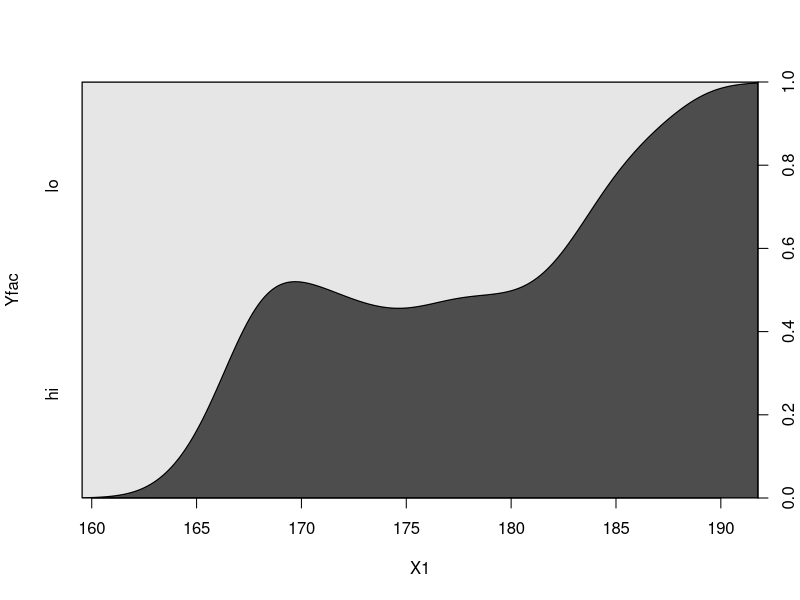
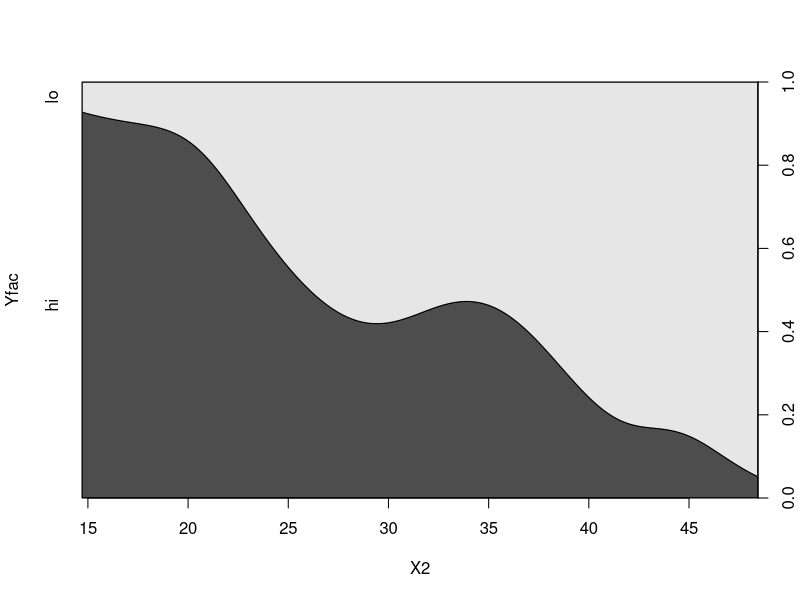
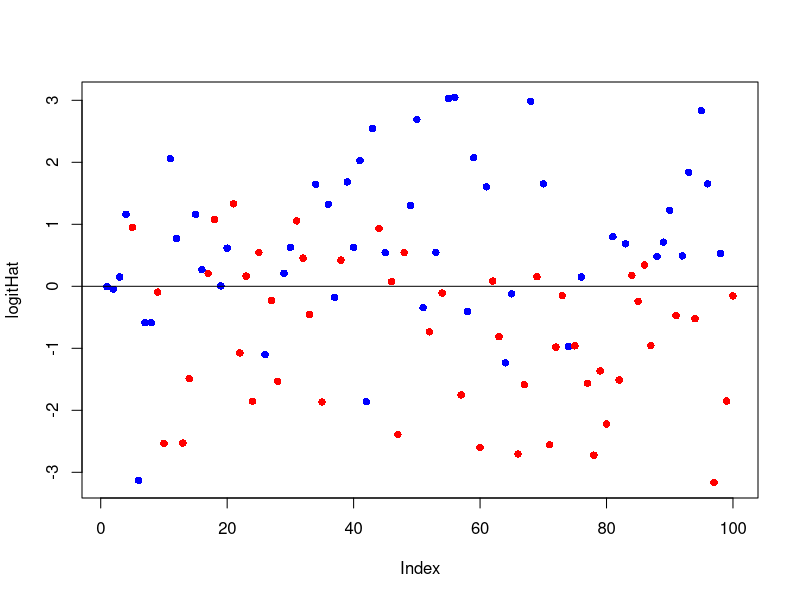

Recreate these plots in R, in order.
## ---- chunk 1
wants <- c("rms")
has   <- wants %in% rownames(installed.packages())
if(any(!has)) install.packages(wants[!has])
## ---- chunk 2
set.seed(1.234)
N      <- 100
X1     <- rnorm(N, 175, 7)
X2     <- rnorm(N,  30, 8)
Y      <- 0.5*X1 - 0.3*X2 + 10 + rnorm(N, 0, 6)
Yfac   <- cut(Y, breaks=c(-Inf, median(Y), Inf), labels=c("lo", "hi"))
dfRegr <- data.frame(X1, X2, Yfac)
## ---- chunk 3
cdplot(Yfac ~ X1, data=dfRegr)
cdplot(Yfac ~ X2, data=dfRegr)
## ---- chunk 4
(glmFit <- glm(Yfac ~ X1 + X2,
               family=binomial(link="logit"), data=dfRegr))
## ---- chunk 5
exp(coef(glmFit))
exp(confint(glmFit))
## ---- chunk 6
total  <- sample(40:60, N, replace=TRUE)      ## unequal n_i
hits   <- rbinom(N, size=total, prob=0.4)
hitMat <- cbind(hits, total-hits)
glm(hitMat ~ X1 + X2, family=binomial(link="logit"))
## ---- chunk 7
hitMatRel <- sweep(hitMat, 1, total, "/")
glm(hitMatRel ~ X1 + X2, weights=total, family=binomial(link="logit"))
## ---- chunk 8
logitHat <- predict(glmFit, type="link")
plot(logitHat, pch=16, col=c("red", "blue")[unclass(dfRegr$Yfac)])
abline(h=0)
## ---- chunk 9
Phat <- fitted(glmFit)
Phat <- predict(glmFit, type="response")
head(Phat)
mean(Phat)
prop.table(table(dfRegr$Yfac))
## ---- chunk 10
thresh <- 0.5
Yhat   <- cut(Phat, breaks=c(-Inf, thresh, Inf), labels=c("lo", "hi"))
cTab   <- table(Yfac, Yhat)
addmargins(cTab)
sum(diag(cTab)) / sum(cTab)
## ---- chunk 11
logLik(glmFit)
## ---- chunk 12
library(rms)
lrm(Yfac ~ X1 + X2, data=dfRegr)
## ---- chunk 13
glmFit0 <- update(glmFit, . ~ 1)
LLf <- logLik(glmFit)
LL0 <- logLik(glmFit0)
as.vector(1 - (LLf / LL0))
## ---- chunk 14
as.vector(1 - exp((2/N) * (LL0 - LLf)))
## ---- chunk 15
as.vector((1 - exp((2/N) * (LL0 - LLf))) / (1 - exp(LL0)^(2/N)))
## ---- chunk 16
summary(glmFit)
## ---- chunk 17
lrm(Yfac ~ X1 + X2, data=dfRegr)
## ---- chunk 18
anova(glmFit0, glmFit, test="Chisq")
## ---- chunk 19
lrm(Yfac ~ X1 + X2, data=dfRegr)
## ---- chunk 20
drop1(glmFit, test="Chi")
## ---- chunk 21
try(detach(package:rms))
try(detach(package:survival))
try(detach(package:splines))
